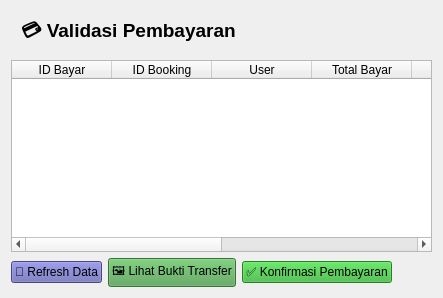
     <widget class="QWidget" name="tabPayments">
      <attribute name="title">
       <string>Validasi Pembayaran</string>
      </attribute>
      <layout class="QVBoxLayout" name="layoutPayments">
       <item>
        <widget class="QLabel" name="lblPaymentTitle">
         <property name="styleSheet">
          <string notr="true">font-size: 14pt; font-weight: bold; padding: 5px;</string>
         </property>
         <property name="text">
          <string>💳 Validasi Pembayaran</string>
         </property>
        </widget>
       </item>
       <item>
        <widget class="QTableWidget" name="tablePayments">
         <property name="editTriggers">
          <set>QAbstractItemView::NoEditTriggers</set>
         </property>
         <property name="selectionBehavior">
          <enum>QAbstractItemView::SelectRows</enum>
         </property>
         <column>
          <property name="text">
           <string>ID Bayar</string>
          </property>
         </column>
         <column>
          <property name="text">
           <string>ID Booking</string>
          </property>
         </column>
         <column>
          <property name="text">
           <string>User</string>
          </property>
         </column>
         <column>
          <property name="text">
           <string>Total Bayar</string>
          </property>
         </column>
         <column>
          <property name="text">
           <string>Tgl. Bayar</string>
          </property>
         </column>
         <column>
          <property name="text">
           <string>Metode</string>
          </property>
         </column>
         <column>
          <property name="text">
           <string>Status</string>
          </property>
         </column>
         <column>
          <property name="text">
           <string>Bukti Transfer</string>
          </property>
         </column>
        </widget>
       </item>
       <item>
        <layout class="QHBoxLayout" name="layoutButtonsPayments">
         <item>
          <widget class="QPushButton" name="btnRefreshPayments">
           <property name="styleSheet">
            <string notr="true">background-color: rgb(100,100,180);</string>
           </property>
           <property name="text">
            <string>🔄 Refresh Data</string>
           </property>
          </widget>
         </item>
         <item>
          <widget class="QPushButton" name="btnViewPaymentProof">
           <property name="styleSheet">
            <string notr="true">background-color: rgb(80,160,80);</string>
           </property>
           <property name="text">
            <string>🖼️ Lihat Bukti Transfer</string>
           </property>
          </widget>
         </item>
         <item>
          <widget class="QPushButton" name="btnValidatePayment">
           <property name="styleSheet">
            <string notr="true">background-color: rgb(50,180,50);</string>
           </property>
           <property name="text">
            <string>✅ Konfirmasi Pembayaran</string>
           </property>
          </widget>
         </item>
         <item>
          <spacer name="horizontalSpacerPayments">
           <property name="orientation">
            <enum>Qt::Horizontal</enum>
           </property>
           <property name="sizeHint" stdset="0">
            <size>
             <width>40</width>
             <height>20</height>
            </size>
           </property>
          </spacer>
         </item>
        </layout>
       </item>
      </layout>
     </widget>
